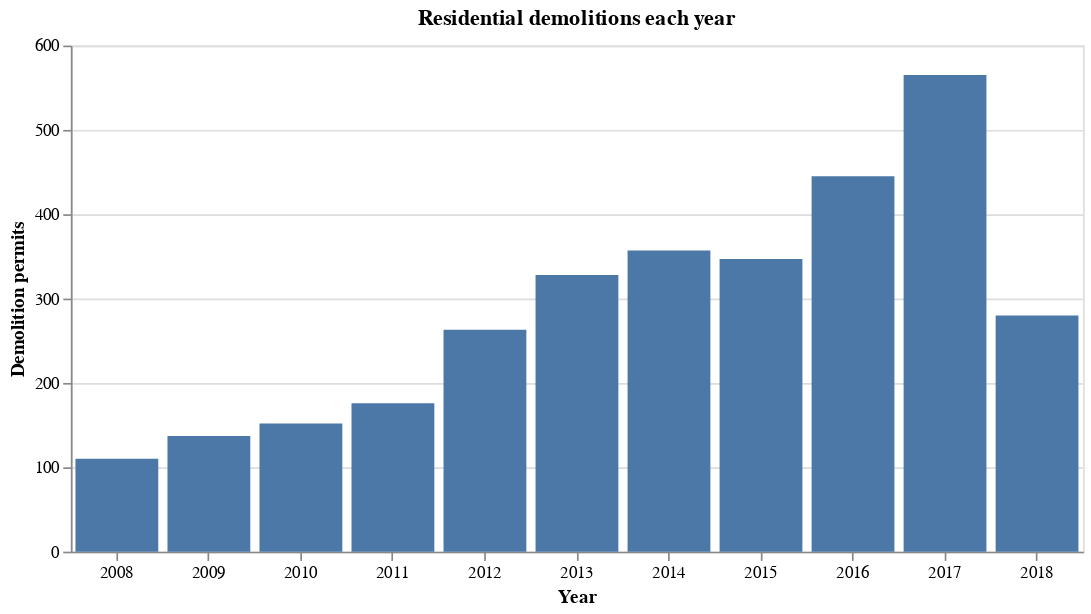

The cell this chart's notebook holds for it:
### Code cell
# Chart based on dataframe above
alt.Chart(
    demos_by_year.reset_index(),
    title="Residential demolitions each year"
).mark_bar().encode(
    x=alt.X("Year:O", axis=alt.Axis(title="Year", labelAngle=0)),
    y=alt.Y("Count:Q", axis=alt.Axis(title="Demolition permits")),
).properties(width=600)

### Figure 1 — Vega-Lite specification as saved in the notebook (floating-point values rounded to 4 significant figures)
{"$schema": "https://vega.github.io/schema/vega-lite/v2.4.1.json", "config": {"view": {"height": 300, "width": 400}}, "data": {"values": [{"Count": 565, "Year": "2017", "index": 0}, {"Count": 445, "Year": "2016", "index": 1}, {"Count": 357, "Year": "2014", "index": 2}, {"Count": 347, "Year": "2015", "index": 3}, {"Count": 328, "Year": "2013", "index": 4}, {"Count": 280, "Year": "2018", "index": 5}, {"Count": 263, "Year": "2012", "index": 6}, {"Count": 176, "Year": "2011", "index": 7}, {"Count": 152, "Year": "2010", "index": 8}, {"Count": 137, "Year": "2009", "index": 9}, {"Count": 110, "Year": "2008", "index": 10}]}, "encoding": {"x": {"axis": {"labelAngle": 0, "title": "Year"}, "field": "Year", "type": "ordinal"}, "y": {"axis": {"title": "Demolition permits"}, "field": "Count", "type": "quantitative"}}, "mark": "bar", "title": "Residential demolitions each year", "width": 600}
